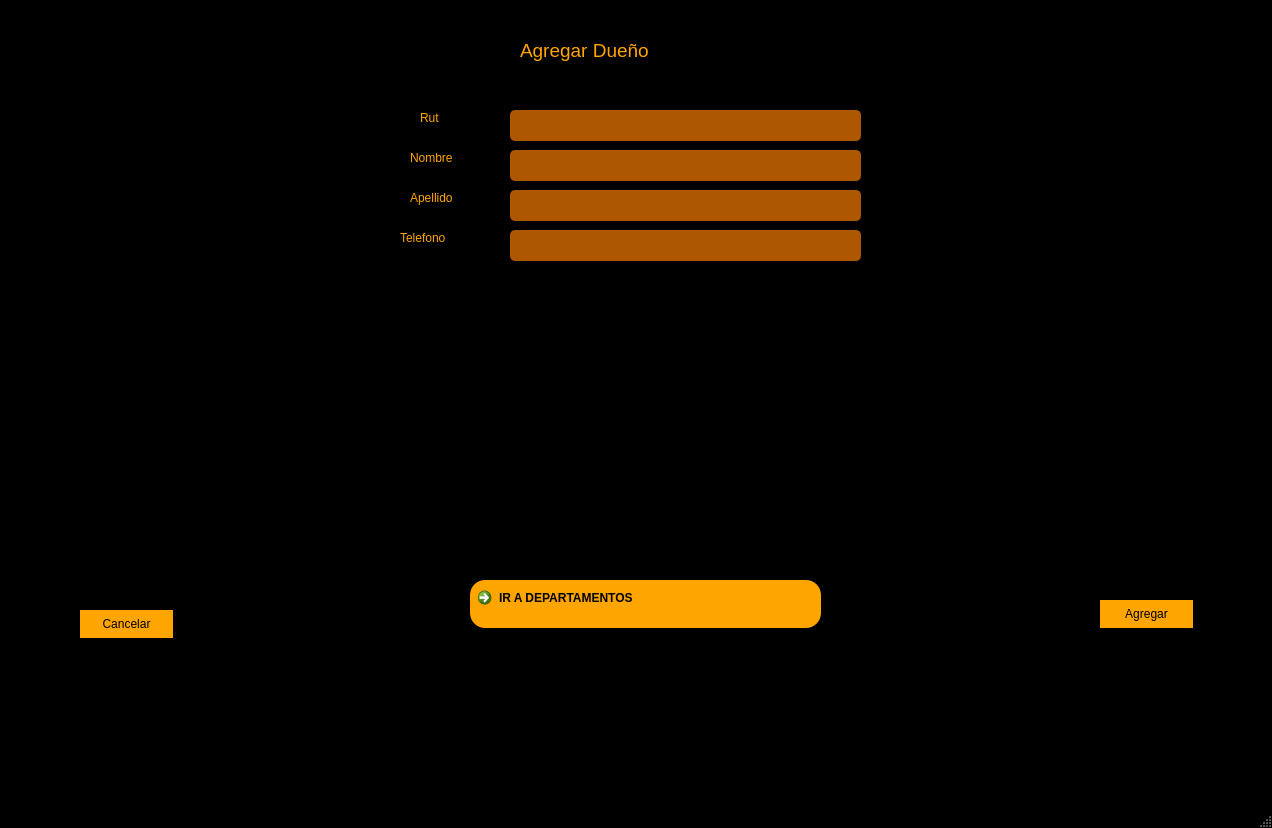
<?xml version="1.0" encoding="UTF-8"?>
<ui version="4.0">
 <class>MainAgregarDueno</class>
 <widget class="QMainWindow" name="MainAgregarDueno">
  <property name="geometry">
   <rect>
    <x>0</x>
    <y>0</y>
    <width>1272</width>
    <height>828</height>
   </rect>
  </property>
  <property name="windowTitle">
   <string>MainWindow</string>
  </property>
  <property name="styleSheet">
   <string notr="true">QMainWindow{
background:black;
}

QLabel{
color:orange;
}
QLineEdit{
border:0;
border-radius: 5px;
background: rgba(248,124,0,0.7);
padding:8px;
font-size:14;
color:white;
}
QTableWidget{
border:0;
color:white;
background:transparent;
}
QTableWidget::item{
	border:1px solid orange;
}
QHeaderView,QHeaderView::section{
background-color:orange;
}

QPushButton{
background:orange;
border-radius:15px;
}
QPushButton:hover{
background:rgb(245,124,0);
}
QDateTimeEdit{
background:rgba(245,124,0,0.7);
border-radius:5px;
}
</string>
  </property>
  <widget class="QWidget" name="centralwidget">
   <widget class="QLabel" name="label">
    <property name="geometry">
     <rect>
      <x>520</x>
      <y>30</y>
      <width>171</width>
      <height>41</height>
     </rect>
    </property>
    <property name="font">
     <font>
      <pointsize>14</pointsize>
     </font>
    </property>
    <property name="text">
     <string>Agregar Dueño</string>
    </property>
   </widget>
   <widget class="QLabel" name="label_2">
    <property name="geometry">
     <rect>
      <x>420</x>
      <y>110</y>
      <width>55</width>
      <height>16</height>
     </rect>
    </property>
    <property name="text">
     <string>Rut</string>
    </property>
   </widget>
   <widget class="QLabel" name="label_3">
    <property name="geometry">
     <rect>
      <x>410</x>
      <y>150</y>
      <width>55</width>
      <height>16</height>
     </rect>
    </property>
    <property name="text">
     <string>Nombre</string>
    </property>
   </widget>
   <widget class="QLabel" name="label_4">
    <property name="geometry">
     <rect>
      <x>410</x>
      <y>190</y>
      <width>55</width>
      <height>16</height>
     </rect>
    </property>
    <property name="text">
     <string>Apellido</string>
    </property>
   </widget>
   <widget class="QLabel" name="label_5">
    <property name="geometry">
     <rect>
      <x>400</x>
      <y>230</y>
      <width>55</width>
      <height>16</height>
     </rect>
    </property>
    <property name="text">
     <string>Telefono</string>
    </property>
   </widget>
   <widget class="QLineEdit" name="txtRut">
    <property name="geometry">
     <rect>
      <x>510</x>
      <y>110</y>
      <width>351</width>
      <height>31</height>
     </rect>
    </property>
   </widget>
   <widget class="QLineEdit" name="txtNombre">
    <property name="geometry">
     <rect>
      <x>510</x>
      <y>150</y>
      <width>351</width>
      <height>31</height>
     </rect>
    </property>
   </widget>
   <widget class="QLineEdit" name="txtApellido">
    <property name="geometry">
     <rect>
      <x>510</x>
      <y>190</y>
      <width>351</width>
      <height>31</height>
     </rect>
    </property>
   </widget>
   <widget class="QLineEdit" name="txtTelefono">
    <property name="geometry">
     <rect>
      <x>510</x>
      <y>230</y>
      <width>351</width>
      <height>31</height>
     </rect>
    </property>
   </widget>
   <widget class="QPushButton" name="btnAgregar">
    <property name="geometry">
     <rect>
      <x>1100</x>
      <y>600</y>
      <width>93</width>
      <height>28</height>
     </rect>
    </property>
    <property name="text">
     <string>Agregar</string>
    </property>
   </widget>
   <widget class="QCommandLinkButton" name="cbtnIrDeptos">
    <property name="geometry">
     <rect>
      <x>470</x>
      <y>580</y>
      <width>351</width>
      <height>48</height>
     </rect>
    </property>
    <property name="text">
     <string>IR A DEPARTAMENTOS</string>
    </property>
   </widget>
   <widget class="QLabel" name="label_6">
    <property name="geometry">
     <rect>
      <x>0</x>
      <y>0</y>
      <width>1281</width>
      <height>801</height>
     </rect>
    </property>
    <property name="text">
     <string/>
    </property>
    <property name="pixmap">
     <pixmap>fondo.jpg</pixmap>
    </property>
   </widget>
   <widget class="QPushButton" name="btnCancelar">
    <property name="geometry">
     <rect>
      <x>80</x>
      <y>610</y>
      <width>93</width>
      <height>28</height>
     </rect>
    </property>
    <property name="text">
     <string>Cancelar</string>
    </property>
   </widget>
   <zorder>label_6</zorder>
   <zorder>label</zorder>
   <zorder>label_2</zorder>
   <zorder>label_3</zorder>
   <zorder>label_4</zorder>
   <zorder>label_5</zorder>
   <zorder>txtRut</zorder>
   <zorder>txtNombre</zorder>
   <zorder>txtApellido</zorder>
   <zorder>txtTelefono</zorder>
   <zorder>btnAgregar</zorder>
   <zorder>cbtnIrDeptos</zorder>
   <zorder>btnCancelar</zorder>
  </widget>
  <widget class="QMenuBar" name="menubar">
   <property name="geometry">
    <rect>
     <x>0</x>
     <y>0</y>
     <width>1272</width>
     <height>26</height>
    </rect>
   </property>
  </widget>
  <widget class="QStatusBar" name="statusbar"/>
 </widget>
 <resources/>
 <connections/>
</ui>
